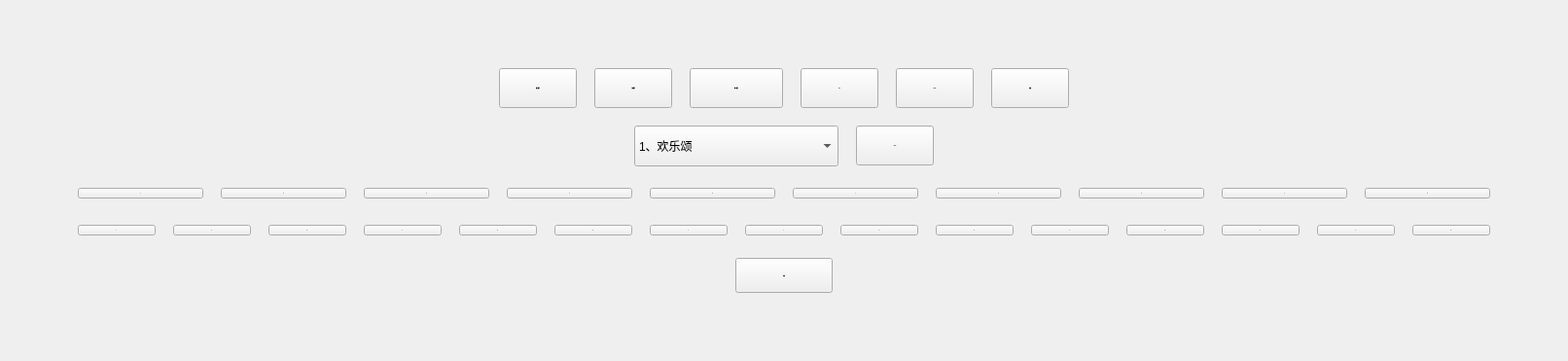
  <widget class="QWidget" name="centralWidget">
   <layout class="QVBoxLayout" name="mainLayout">
    <property name="spacing">
     <number>18</number>
    </property>
    <property name="leftMargin">
     <number>40</number>
    </property>
    <property name="topMargin">
     <number>30</number>
    </property>
    <property name="rightMargin">
     <number>40</number>
    </property>
    <property name="bottomMargin">
     <number>30</number>
    </property>
    <item>
     <spacer name="topSpacer">
      <property name="orientation">
       <enum>Qt::Vertical</enum>
      </property>
      <property name="sizeHint" stdset="0">
       <size>
        <width>20</width>
        <height>40</height>
       </size>
      </property>
     </spacer>
    </item>
    <item>
     <layout class="QHBoxLayout" name="topControlsLayout">
      <item>
       <spacer name="topLeftSpacer">
        <property name="orientation">
         <enum>Qt::Horizontal</enum>
        </property>
        <property name="sizeHint" stdset="0">
         <size>
          <width>40</width>
          <height>20</height>
         </size>
        </property>
       </spacer>
      </item>
      <item>
       <widget class="QPushButton" name="pushButton_29">
        <property name="sizePolicy">
         <sizepolicy hsizetype="Fixed" vsizetype="Fixed">
          <horstretch>0</horstretch>
          <verstretch>0</verstretch>
         </sizepolicy>
        </property>
        <property name="minimumSize">
         <size>
          <width>80</width>
          <height>41</height>
         </size>
        </property>
        <property name="font">
         <font>
          <family>Microsoft YaHei,Segoe UI,sans-serif</family>
          <pointsize>-1</pointsize>
          <weight>75</weight>
          <bold>true</bold>
         </font>
        </property>
        <property name="text">
         <string>循环播放</string>
        </property>
       </widget>
      </item>
      <item>
       <widget class="QPushButton" name="pushButton_30">
        <property name="sizePolicy">
         <sizepolicy hsizetype="Fixed" vsizetype="Fixed">
          <horstretch>0</horstretch>
          <verstretch>0</verstretch>
         </sizepolicy>
        </property>
        <property name="minimumSize">
         <size>
          <width>80</width>
          <height>41</height>
         </size>
        </property>
        <property name="font">
         <font>
          <family>Microsoft YaHei,Segoe UI,sans-serif</family>
          <pointsize>-1</pointsize>
          <weight>75</weight>
          <bold>true</bold>
         </font>
        </property>
        <property name="text">
         <string>开始播放</string>
        </property>
       </widget>
      </item>
      <item>
       <widget class="QPushButton" name="pushButton_33">
        <property name="sizePolicy">
         <sizepolicy hsizetype="Fixed" vsizetype="Fixed">
          <horstretch>0</horstretch>
          <verstretch>0</verstretch>
         </sizepolicy>
        </property>
        <property name="minimumSize">
         <size>
          <width>96</width>
          <height>41</height>
         </size>
        </property>
        <property name="font">
         <font>
          <family>Microsoft YaHei,Segoe UI,sans-serif</family>
          <pointsize>-1</pointsize>
          <weight>75</weight>
          <bold>true</bold>
         </font>
        </property>
        <property name="text">
         <string>停止播放</string>
        </property>
       </widget>
      </item>
      <item>
       <widget class="QPushButton" name="pushButton_31">
        <property name="sizePolicy">
         <sizepolicy hsizetype="Fixed" vsizetype="Fixed">
          <horstretch>0</horstretch>
          <verstretch>0</verstretch>
         </sizepolicy>
        </property>
        <property name="minimumSize">
         <size>
          <width>80</width>
          <height>41</height>
         </size>
        </property>
        <property name="font">
         <font>
          <family>Microsoft YaHei,Segoe UI,sans-serif</family>
          <pointsize>-1</pointsize>
          <weight>75</weight>
          <bold>true</bold>
         </font>
        </property>
        <property name="text">
         <string>PUT</string>
        </property>
       </widget>
      </item>
      <item>
       <widget class="QPushButton" name="pushButton_28">
        <property name="sizePolicy">
         <sizepolicy hsizetype="Fixed" vsizetype="Fixed">
          <horstretch>0</horstretch>
          <verstretch>0</verstretch>
         </sizepolicy>
        </property>
        <property name="minimumSize">
         <size>
          <width>80</width>
          <height>41</height>
         </size>
        </property>
        <property name="font">
         <font>
          <family>Microsoft YaHei,Segoe UI,sans-serif</family>
          <pointsize>-1</pointsize>
          <weight>75</weight>
          <bold>true</bold>
         </font>
        </property>
        <property name="text">
         <string>DRAG</string>
        </property>
       </widget>
      </item>
      <item>
       <widget class="QPushButton" name="pushButton_26">
        <property name="sizePolicy">
         <sizepolicy hsizetype="Fixed" vsizetype="Fixed">
          <horstretch>0</horstretch>
          <verstretch>0</verstretch>
         </sizepolicy>
        </property>
        <property name="minimumSize">
         <size>
          <width>80</width>
          <height>41</height>
         </size>
        </property>
        <property name="font">
         <font>
          <family>Microsoft YaHei,Segoe UI,sans-serif</family>
          <pointsize>-1</pointsize>
          <weight>75</weight>
          <bold>true</bold>
         </font>
        </property>
        <property name="text">
         <string>连接</string>
        </property>
       </widget>
      </item>
      <item>
       <spacer name="topRightSpacer">
        <property name="orientation">
         <enum>Qt::Horizontal</enum>
        </property>
        <property name="sizeHint" stdset="0">
         <size>
          <width>40</width>
          <height>20</height>
         </size>
        </property>
       </spacer>
      </item>
     </layout>
    </item>
    <item>
     <layout class="QHBoxLayout" name="comboLayout">
      <item>
       <spacer name="comboLeftSpacer">
        <property name="orientation">
         <enum>Qt::Horizontal</enum>
        </property>
        <property name="sizeHint" stdset="0">
         <size>
          <width>40</width>
          <height>20</height>
         </size>
        </property>
       </spacer>
      </item>
      <item>
       <widget class="QComboBox" name="comboBox">
        <property name="sizePolicy">
         <sizepolicy hsizetype="Fixed" vsizetype="Fixed">
          <horstretch>0</horstretch>
          <verstretch>0</verstretch>
         </sizepolicy>
        </property>
        <property name="minimumSize">
         <size>
          <width>210</width>
          <height>42</height>
         </size>
        </property>
        <item>
         <property name="text">
          <string>1、欢乐颂</string>
         </property>
        </item>
        <item>
         <property name="text">
          <string>2、友谊地久天长</string>
         </property>
        </item>
        <item>
         <property name="text">
          <string>3、小星星</string>
         </property>
        </item>
        <item>
         <property name="text">
          <string>4、找朋友</string>
         </property>
        </item>
        <item>
         <property name="text">
          <string/>
         </property>
        </item>
       </widget>
      </item>
      <item>
       <widget class="QPushButton" name="pushButton_32">
        <property name="sizePolicy">
         <sizepolicy hsizetype="Fixed" vsizetype="Fixed">
          <horstretch>0</horstretch>
          <verstretch>0</verstretch>
         </sizepolicy>
        </property>
        <property name="minimumSize">
         <size>
          <width>80</width>
          <height>41</height>
         </size>
        </property>
        <property name="font">
         <font>
          <family>Microsoft YaHei,Segoe UI,sans-serif</family>
          <pointsize>-1</pointsize>
          <weight>75</weight>
          <bold>true</bold>
         </font>
        </property>
        <property name="text">
         <string>Send</string>
        </property>
       </widget>
      </item>
      <item>
       <spacer name="comboRightSpacer">
        <property name="orientation">
         <enum>Qt::Horizontal</enum>
        </property>
        <property name="sizeHint" stdset="0">
         <size>
          <width>40</width>
          <height>20</height>
         </size>
        </property>
       </spacer>
      </item>
     </layout>
    </item>
    <item>
     <layout class="QHBoxLayout" name="numberRow1Layout">
      <item>
       <spacer name="row1LeftSpacer">
        <property name="orientation">
         <enum>Qt::Horizontal</enum>
        </property>
        <property name="sizeHint" stdset="0">
         <size>
          <width>40</width>
          <height>20</height>
         </size>
        </property>
       </spacer>
      </item>
      <item>
       <widget class="QPushButton" name="pushButton_16">
        <property name="sizePolicy">
         <sizepolicy hsizetype="Expanding" vsizetype="Fixed">
          <horstretch>1</horstretch>
          <verstretch>0</verstretch>
         </sizepolicy>
        </property>
        <property name="font">
         <font>
          <family>Microsoft YaHei,Segoe UI,sans-serif</family>
          <pointsize>-1</pointsize>
          <weight>87</weight>
          <bold>true</bold>
         </font>
        </property>
        <property name="text">
         <string>1</string>
        </property>
       </widget>
      </item>
      <item>
       <widget class="QPushButton" name="pushButton_17">
        <property name="sizePolicy">
         <sizepolicy hsizetype="Expanding" vsizetype="Fixed">
          <horstretch>1</horstretch>
          <verstretch>0</verstretch>
         </sizepolicy>
        </property>
        <property name="font">
         <font>
          <family>Microsoft YaHei,Segoe UI,sans-serif</family>
          <pointsize>-1</pointsize>
          <weight>87</weight>
          <bold>true</bold>
         </font>
        </property>
        <property name="text">
         <string>2</string>
        </property>
       </widget>
      </item>
      <item>
       <widget class="QPushButton" name="pushButton_18">
        <property name="sizePolicy">
         <sizepolicy hsizetype="Expanding" vsizetype="Fixed">
          <horstretch>1</horstretch>
          <verstretch>0</verstretch>
         </sizepolicy>
        </property>
        <property name="font">
         <font>
          <family>Microsoft YaHei,Segoe UI,sans-serif</family>
          <pointsize>-1</pointsize>
          <weight>87</weight>
          <bold>true</bold>
         </font>
        </property>
        <property name="text">
         <string>3</string>
        </property>
       </widget>
      </item>
      <item>
       <widget class="QPushButton" name="pushButton_19">
        <property name="sizePolicy">
         <sizepolicy hsizetype="Expanding" vsizetype="Fixed">
          <horstretch>1</horstretch>
          <verstretch>0</verstretch>
         </sizepolicy>
        </property>
        <property name="font">
         <font>
          <family>Microsoft YaHei,Segoe UI,sans-serif</family>
          <pointsize>-1</pointsize>
          <weight>87</weight>
          <bold>true</bold>
         </font>
        </property>
        <property name="text">
         <string>4</string>
        </property>
       </widget>
      </item>
      <item>
       <widget class="QPushButton" name="pushButton_20">
        <property name="sizePolicy">
         <sizepolicy hsizetype="Expanding" vsizetype="Fixed">
          <horstretch>1</horstretch>
          <verstretch>0</verstretch>
         </sizepolicy>
        </property>
        <property name="font">
         <font>
          <family>Microsoft YaHei,Segoe UI,sans-serif</family>
          <pointsize>-1</pointsize>
          <weight>87</weight>
          <bold>true</bold>
         </font>
        </property>
        <property name="text">
         <string>5</string>
        </property>
       </widget>
      </item>
      <item>
       <widget class="QPushButton" name="pushButton_21">
        <property name="sizePolicy">
         <sizepolicy hsizetype="Expanding" vsizetype="Fixed">
          <horstretch>1</horstretch>
          <verstretch>0</verstretch>
         </sizepolicy>
        </property>
        <property name="font">
         <font>
          <family>Microsoft YaHei,Segoe UI,sans-serif</family>
          <pointsize>-1</pointsize>
          <weight>87</weight>
          <bold>true</bold>
         </font>
        </property>
        <property name="text">
         <string>1</string>
        </property>
       </widget>
      </item>
      <item>
       <widget class="QPushButton" name="pushButton_22">
        <property name="sizePolicy">
         <sizepolicy hsizetype="Expanding" vsizetype="Fixed">
          <horstretch>1</horstretch>
          <verstretch>0</verstretch>
         </sizepolicy>
        </property>
        <property name="font">
         <font>
          <family>Microsoft YaHei,Segoe UI,sans-serif</family>
          <pointsize>-1</pointsize>
          <weight>87</weight>
          <bold>true</bold>
         </font>
        </property>
        <property name="text">
         <string>2</string>
        </property>
       </widget>
      </item>
      <item>
       <widget class="QPushButton" name="pushButton_23">
        <property name="sizePolicy">
         <sizepolicy hsizetype="Expanding" vsizetype="Fixed">
          <horstretch>1</horstretch>
          <verstretch>0</verstretch>
         </sizepolicy>
        </property>
        <property name="font">
         <font>
          <family>Microsoft YaHei,Segoe UI,sans-serif</family>
          <pointsize>-1</pointsize>
          <weight>87</weight>
          <bold>true</bold>
         </font>
        </property>
        <property name="text">
         <string>3</string>
        </property>
       </widget>
      </item>
      <item>
       <widget class="QPushButton" name="pushButton_24">
        <property name="sizePolicy">
         <sizepolicy hsizetype="Expanding" vsizetype="Fixed">
          <horstretch>1</horstretch>
          <verstretch>0</verstretch>
         </sizepolicy>
        </property>
        <property name="font">
         <font>
          <family>Microsoft YaHei,Segoe UI,sans-serif</family>
          <pointsize>-1</pointsize>
          <weight>87</weight>
          <bold>true</bold>
         </font>
        </property>
        <property name="text">
         <string>4</string>
        </property>
       </widget>
      </item>
      <item>
       <widget class="QPushButton" name="pushButton_25">
        <property name="sizePolicy">
         <sizepolicy hsizetype="Expanding" vsizetype="Fixed">
          <horstretch>1</horstretch>
          <verstretch>0</verstretch>
         </sizepolicy>
        </property>
        <property name="font">
         <font>
          <family>Microsoft YaHei,Segoe UI,sans-serif</family>
          <pointsize>-1</pointsize>
          <weight>87</weight>
          <bold>true</bold>
         </font>
        </property>
        <property name="text">
         <string>5</string>
        </property>
       </widget>
      </item>
      <item>
       <spacer name="row1RightSpacer">
        <property name="orientation">
         <enum>Qt::Horizontal</enum>
        </property>
        <property name="sizeHint" stdset="0">
         <size>
          <width>40</width>
          <height>20</height>
         </size>
        </property>
       </spacer>
      </item>
     </layout>
    </item>
    <item>
     <layout class="QHBoxLayout" name="numberRow2Layout">
      <item>
       <spacer name="row2LeftSpacer">
        <property name="orientation">
         <enum>Qt::Horizontal</enum>
        </property>
        <property name="sizeHint" stdset="0">
         <size>
          <width>40</width>
          <height>20</height>
         </size>
        </property>
       </spacer>
      </item>
      <item>
       <widget class="QPushButton" name="pushButton_8">
        <property name="sizePolicy">
         <sizepolicy hsizetype="Expanding" vsizetype="Fixed">
          <horstretch>1</horstretch>
          <verstretch>0</verstretch>
         </sizepolicy>
        </property>
        <property name="font">
         <font>
          <family>Microsoft YaHei,Segoe UI,sans-serif</family>
          <pointsize>-1</pointsize>
          <weight>87</weight>
          <bold>true</bold>
         </font>
        </property>
        <property name="text">
         <string>1</string>
        </property>
       </widget>
      </item>
      <item>
       <widget class="QPushButton" name="pushButton_7">
        <property name="sizePolicy">
         <sizepolicy hsizetype="Expanding" vsizetype="Fixed">
          <horstretch>1</horstretch>
          <verstretch>0</verstretch>
         </sizepolicy>
        </property>
        <property name="font">
         <font>
          <family>Microsoft YaHei,Segoe UI,sans-serif</family>
          <pointsize>-1</pointsize>
          <weight>87</weight>
          <bold>true</bold>
         </font>
        </property>
        <property name="text">
         <string>2</string>
        </property>
       </widget>
      </item>
      <item>
       <widget class="QPushButton" name="pushButton_6">
        <property name="sizePolicy">
         <sizepolicy hsizetype="Expanding" vsizetype="Fixed">
          <horstretch>1</horstretch>
          <verstretch>0</verstretch>
         </sizepolicy>
        </property>
        <property name="font">
         <font>
          <family>Microsoft YaHei,Segoe UI,sans-serif</family>
          <pointsize>-1</pointsize>
          <weight>87</weight>
          <bold>true</bold>
         </font>
        </property>
        <property name="text">
         <string>3</string>
        </property>
       </widget>
      </item>
      <item>
       <widget class="QPushButton" name="pushButton_5">
        <property name="sizePolicy">
         <sizepolicy hsizetype="Expanding" vsizetype="Fixed">
          <horstretch>1</horstretch>
          <verstretch>0</verstretch>
         </sizepolicy>
        </property>
        <property name="font">
         <font>
          <family>Microsoft YaHei,Segoe UI,sans-serif</family>
          <pointsize>-1</pointsize>
          <weight>87</weight>
          <bold>true</bold>
         </font>
        </property>
        <property name="text">
         <string>4</string>
        </property>
       </widget>
      </item>
      <item>
       <widget class="QPushButton" name="pushButton_4">
        <property name="sizePolicy">
         <sizepolicy hsizetype="Expanding" vsizetype="Fixed">
          <horstretch>1</horstretch>
          <verstretch>0</verstretch>
         </sizepolicy>
        </property>
        <property name="font">
         <font>
          <family>Microsoft YaHei,Segoe UI,sans-serif</family>
          <pointsize>-1</pointsize>
          <weight>87</weight>
          <bold>true</bold>
         </font>
        </property>
        <property name="text">
         <string>5</string>
        </property>
       </widget>
      </item>
      <item>
       <widget class="QPushButton" name="pushButton_3">
        <property name="sizePolicy">
         <sizepolicy hsizetype="Expanding" vsizetype="Fixed">
          <horstretch>1</horstretch>
          <verstretch>0</verstretch>
         </sizepolicy>
        </property>
        <property name="font">
         <font>
          <family>Microsoft YaHei,Segoe UI,sans-serif</family>
          <pointsize>-1</pointsize>
          <weight>87</weight>
          <bold>true</bold>
         </font>
        </property>
        <property name="text">
         <string>6</string>
        </property>
       </widget>
      </item>
      <item>
       <widget class="QPushButton" name="pushButton_2">
        <property name="sizePolicy">
         <sizepolicy hsizetype="Expanding" vsizetype="Fixed">
          <horstretch>1</horstretch>
          <verstretch>0</verstretch>
         </sizepolicy>
        </property>
        <property name="font">
         <font>
          <family>Microsoft YaHei,Segoe UI,sans-serif</family>
          <pointsize>-1</pointsize>
          <weight>87</weight>
          <bold>true</bold>
         </font>
        </property>
        <property name="text">
         <string>7</string>
        </property>
       </widget>
      </item>
      <item>
       <widget class="QPushButton" name="pushButton">
        <property name="sizePolicy">
         <sizepolicy hsizetype="Expanding" vsizetype="Fixed">
          <horstretch>1</horstretch>
          <verstretch>0</verstretch>
         </sizepolicy>
        </property>
        <property name="font">
         <font>
          <family>Microsoft YaHei,Segoe UI,sans-serif</family>
          <pointsize>-1</pointsize>
          <weight>87</weight>
          <bold>true</bold>
         </font>
        </property>
        <property name="text">
         <string>1</string>
        </property>
       </widget>
      </item>
      <item>
       <widget class="QPushButton" name="pushButton_10">
        <property name="sizePolicy">
         <sizepolicy hsizetype="Expanding" vsizetype="Fixed">
          <horstretch>1</horstretch>
          <verstretch>0</verstretch>
         </sizepolicy>
        </property>
        <property name="font">
         <font>
          <family>Microsoft YaHei,Segoe UI,sans-serif</family>
          <pointsize>-1</pointsize>
          <weight>87</weight>
          <bold>true</bold>
         </font>
        </property>
        <property name="text">
         <string>2</string>
        </property>
       </widget>
      </item>
      <item>
       <widget class="QPushButton" name="pushButton_12">
        <property name="sizePolicy">
         <sizepolicy hsizetype="Expanding" vsizetype="Fixed">
          <horstretch>1</horstretch>
          <verstretch>0</verstretch>
         </sizepolicy>
        </property>
        <property name="font">
         <font>
          <family>Microsoft YaHei,Segoe UI,sans-serif</family>
          <pointsize>-1</pointsize>
          <weight>87</weight>
          <bold>true</bold>
         </font>
        </property>
        <property name="text">
         <string>3</string>
        </property>
       </widget>
      </item>
      <item>
       <widget class="QPushButton" name="pushButton_9">
        <property name="sizePolicy">
         <sizepolicy hsizetype="Expanding" vsizetype="Fixed">
          <horstretch>1</horstretch>
          <verstretch>0</verstretch>
         </sizepolicy>
        </property>
        <property name="font">
         <font>
          <family>Microsoft YaHei,Segoe UI,sans-serif</family>
          <pointsize>-1</pointsize>
          <weight>87</weight>
          <bold>true</bold>
         </font>
        </property>
        <property name="text">
         <string>4</string>
        </property>
       </widget>
      </item>
      <item>
       <widget class="QPushButton" name="pushButton_14">
        <property name="sizePolicy">
         <sizepolicy hsizetype="Expanding" vsizetype="Fixed">
          <horstretch>1</horstretch>
          <verstretch>0</verstretch>
         </sizepolicy>
        </property>
        <property name="font">
         <font>
          <family>Microsoft YaHei,Segoe UI,sans-serif</family>
          <pointsize>-1</pointsize>
          <weight>87</weight>
          <bold>true</bold>
         </font>
        </property>
        <property name="text">
         <string>5</string>
        </property>
       </widget>
      </item>
      <item>
       <widget class="QPushButton" name="pushButton_13">
        <property name="sizePolicy">
         <sizepolicy hsizetype="Expanding" vsizetype="Fixed">
          <horstretch>1</horstretch>
          <verstretch>0</verstretch>
         </sizepolicy>
        </property>
        <property name="font">
         <font>
          <family>Microsoft YaHei,Segoe UI,sans-serif</family>
          <pointsize>-1</pointsize>
          <weight>87</weight>
          <bold>true</bold>
         </font>
        </property>
        <property name="text">
         <string>6</string>
        </property>
       </widget>
      </item>
      <item>
       <widget class="QPushButton" name="pushButton_15">
        <property name="sizePolicy">
         <sizepolicy hsizetype="Expanding" vsizetype="Fixed">
          <horstretch>1</horstretch>
          <verstretch>0</verstretch>
         </sizepolicy>
        </property>
        <property name="font">
         <font>
          <family>Microsoft YaHei,Segoe UI,sans-serif</family>
          <pointsize>-1</pointsize>
          <weight>87</weight>
          <bold>true</bold>
         </font>
        </property>
        <property name="text">
         <string>7</string>
        </property>
       </widget>
      </item>
      <item>
       <widget class="QPushButton" name="pushButton_11">
        <property name="sizePolicy">
         <sizepolicy hsizetype="Expanding" vsizetype="Fixed">
          <horstretch>1</horstretch>
          <verstretch>0</verstretch>
         </sizepolicy>
        </property>
        <property name="font">
         <font>
          <family>Microsoft YaHei,Segoe UI,sans-serif</family>
          <pointsize>-1</pointsize>
          <weight>87</weight>
          <bold>true</bold>
         </font>
        </property>
        <property name="text">
         <string>8</string>
        </property>
       </widget>
      </item>
      <item>
       <spacer name="row2RightSpacer">
        <property name="orientation">
         <enum>Qt::Horizontal</enum>
        </property>
        <property name="sizeHint" stdset="0">
         <size>
          <width>40</width>
          <height>20</height>
         </size>
        </property>
       </spacer>
      </item>
     </layout>
    </item>
    <item>
     <layout class="QHBoxLayout" name="finishRowLayout">
      <item>
       <spacer name="finishLeftSpacer">
        <property name="orientation">
         <enum>Qt::Horizontal</enum>
        </property>
        <property name="sizeHint" stdset="0">
         <size>
          <width>40</width>
          <height>20</height>
         </size>
        </property>
       </spacer>
      </item>
      <item>
       <widget class="QPushButton" name="pushButton_27">
        <property name="sizePolicy">
         <sizepolicy hsizetype="Fixed" vsizetype="Fixed">
          <horstretch>0</horstretch>
          <verstretch>0</verstretch>
         </sizepolicy>
        </property>
        <property name="minimumSize">
         <size>
          <width>100</width>
          <height>36</height>
         </size>
        </property>
        <property name="font">
         <font>
          <family>Microsoft YaHei,Segoe UI,sans-serif</family>
          <pointsize>-1</pointsize>
          <weight>75</weight>
          <bold>true</bold>
         </font>
        </property>
        <property name="text">
         <string>完成</string>
        </property>
       </widget>
      </item>
      <item>
       <spacer name="finishRightSpacer">
        <property name="orientation">
         <enum>Qt::Horizontal</enum>
        </property>
        <property name="sizeHint" stdset="0">
         <size>
          <width>40</width>
          <height>20</height>
         </size>
        </property>
       </spacer>
      </item>
     </layout>
    </item>
    <item>
     <spacer name="bottomSpacer">
      <property name="orientation">
       <enum>Qt::Vertical</enum>
      </property>
      <property name="sizeHint" stdset="0">
       <size>
        <width>20</width>
        <height>40</height>
       </size>
      </property>
     </spacer>
    </item>
   </layout>
  </widget>
